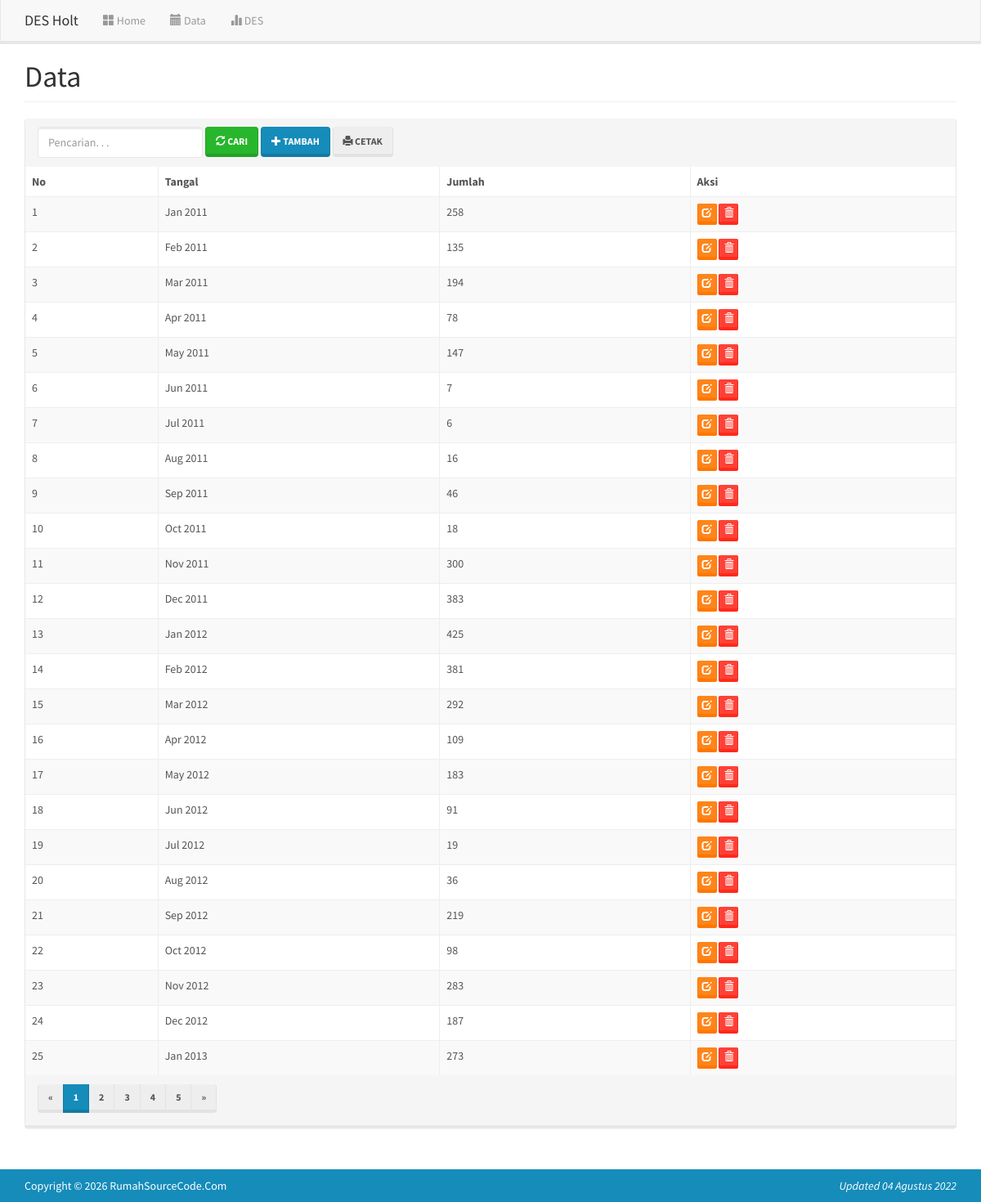
Page /?m=data on the committed database.
### tables this page shows
CREATE TABLE `tb_data` (
  `id_data` int(11) NOT NULL AUTO_INCREMENT,
  `tanggal` date DEFAULT NULL,
  `jumlah` int(11) DEFAULT NULL,
  PRIMARY KEY (`id_data`)
);

### functions.php (called while the page is built, shortened)
<?php
include 'config.php';
include 'includes/db.php';
$db = new DB($config['server'], $config['username'], $config['password'], $config['database_name']);
include 'includes/paging.php';
function _get($key, $val = null)
{
    if (isset($_GET[$key]))
        return $_GET[$key];
    else
        return $val;
}
$mod = _get('m');

### config.php (called while the page is built)
<?php
$config["server"] = 'localhost';
$config["username"] = 'root';
$config["password"] = '';
$config["database_name"] = 'des_holt';

### includes/db.php (called while the page is built, shortened)
<?php
class DB{
    var $conn = null;
    public function __construct($host, $username, $passwd, $dbname){
        $this->conn = mysqli_connect($host, $username, $passwd, $dbname);
    }
    public function query($sql){
        $query = mysqli_query($this->conn, $sql) or die('<pre>Error mysqli_query: ' . mysqli_error($this->conn) . '<br />' . $sql . '</pre>');
        return $query;
    }
    public function get_results($sql){
        $query = $this->query($sql);
        $arr = array();
        while($row = mysqli_fetch_object($query)){
            $arr[] = $row;
        }
        return $arr;
    }
    public function get_var($sql){
        $query = $this->query($sql);
        $row = mysqli_fetch_row($query);
        return $row[0];
    }
}

### data.php (the view, shortened to what this page needs)
<div class="page-header">
    <h1>Data</h1>
</div>
<div class="panel panel-default">
    <div class="panel-heading">
        <form class="form-inline">
            <div class="form-group">
                <input class="form-control" type="text" placeholder="Pencarian. . ." name="q" value="<?= _get('q') ?>" />
            </div>
            <div class="form-group">
                <button class="btn btn-success"><span class="glyphicon glyphicon-refresh"></span> Cari</button>
            </div>
            <div class="form-group">
                <a class="btn btn-primary" href="?m=data_tambah"><span class="glyphicon glyphicon-plus"></span> Tambah</a>
            </div>
            <div class="form-group ">
                <a class="btn btn-default" href="cetak.php?m=data" target="_blank"><span class="glyphicon glyphicon-print"></span> Cetak</a>
            </div>
        </form>
    </div>
    <div class="table-responsive">
        <table class="table table-bordered table-hover table-striped">
            <thead>
                <tr class="nw">
                    <th>No</th>
                    <th>Tangal</th>
                    <th>Jumlah</th>
                    <th>Aksi</th>
                </tr>
            </thead>
            <?php
            $q = esc_field(_get('q'));
            $pg = new Paging();
            $limit = 25;
            $offset = $pg->get_offset($limit, _get('page'));
            $from = " FROM tb_data";
            $where = " WHERE (tanggal LIKE '%$q%')";
            $rows = $db->get_results("SELECT * $from $where ORDER BY id_data LIMIT $offset, $limit");
            $no = $offset;
            $jumrec = $db->get_var("SELECT COUNT(*) $from $where");
            foreach ($rows as $row) : ?>
                <tr>
                    <td><?= ++$no ?></td>
                    <td><?= date('M Y', strtotime($row->tanggal)) ?></td>
                    <td><?= number_format($row->jumlah) ?></td>
                    <td>
                        <a class="btn btn-xs btn-warning" href="?m=data_ubah&ID=<?= $row->id_data ?>"><span class="glyphicon glyphicon-edit"></span></a>
                        <a class="btn btn-xs btn-danger" href="aksi.php?act=data_hapus&ID=<?= $row->id_data ?>" onclick="return confirm('Hapus data?')"><span class="glyphicon glyphicon-trash"></span></a>
                    </td>
                </tr>
            <?php endforeach; ?>
        </table>
    </div>
    <div class="panel-footer">
        <ul class="pagination"><?= $pg->show("m=data&q=$q&page=", $jumrec, $limit, _get('page')) ?></ul>
    </div>
</div>

### index.php (shortened to what this page needs)
<?php
include 'functions.php';
?>
<!DOCTYPE html>
<html lang="en">
<head>
	<link href="assets/css/lumen-bootstrap.min.css" rel="stylesheet" />
	<link href="assets/css/general.css" rel="stylesheet" />
</head>
<body>
	<nav class="navbar navbar-default navbar-static-top">
		<div class="container">
			<div class="navbar-header">
				<a class="navbar-brand" href="?">DES Holt</a>
			</div>
			<div id="navbar" class="navbar-collapse collapse">
				<ul class="nav navbar-nav">
					<li><a href="?m=home"><span class="glyphicon glyphicon-th-large"></span> Home</a></li>
					<li><a href="?m=data"><span class="glyphicon glyphicon-calendar"></span> Data</a></li>
					<li><a href="?m=des"><span class="glyphicon glyphicon-stats"></span> DES</a></li>
				</ul>
			</div>
		</div>
	</nav>
	<div class="container">
		<?php
		if (file_exists($mod . '.php'))
			include $mod . '.php';
		else
			include 'home.php';
		?>
	</div>
	<footer class="footer bg-primary">
		<div class="container">
			<p>Copyright &copy; <?= date('Y') ?> RumahSourceCode.Com <em class="pull-right">Updated 04 Agustus 2022</em></p>
		</div>
	</footer>
</body>
</html>

### includes/paging.php (shortened to what this page needs)
<?php
class Paging
{
	function get_offset($limit = 1, $page = 1)
	{
		if (empty($page) || $page < 1) {
			$offset = 0;
		} else {
			$offset = ($page - 1) * $limit;
		}
		return $offset;
	}
	function get_total_page($jumrec = 1, $limit = 1)
	{
		$total_page = ceil($jumrec / $limit);
		return $total_page;
	}
	function get_link($attribut = "", $jumrec = 1, $limit = 1, $page = 1)
	{
		$total_page = $this->get_total_page($jumrec, $limit);
		if ($page < 1) {
			$page = 1;
		}
		$page_link = "<li><a href='index.php?" . $attribut . "1' title='Awal'>&laquo;</a></li>";
		for ($i = 1; $i <= $total_page; $i++) {
			if ($i == $page) {
				$page_link .= "<li class='active'><a href='index.php?" . $attribut . "$i' title='Halaman $i'>$i</a></li>";
			} else {
				$page_link .= "<li><a href='index.php?" . $attribut . "$i' title='Halaman $i'>$i</a></li>";
			}
		}
		$page_link .= "<li><a href='index.php?" . $attribut . $total_page . "' title='Akhir' class='paging_next'>&raquo;</a></li>";
		return $page_link;
	}
	function show($attribut = "", $jumrec = 1, $limit = 1, $page = 1)
	{
		$total_page = $this->get_total_page($jumrec, $limit);
		return "<ul class='pagination'>" . $this->get_link($attribut, $jumrec, $limit, $page) . "</ul>";
	}
}

### assets/css/general.css (style rules this page uses)
html { position: relative; min-height: 100%; }
body { margin-bottom: 70px; }
.footer { position: absolute; bottom: 0; width: 100%; height: 40px; }
.footer .container p { margin: 10px 0; }
.nw { white-space: nowrap; }
.panel-footer .pagination { margin: 0; }
.page-header { margin-top: 0; padding-bottom: 0; }
.page-header h1 { margin-top: 0; }

### rows in the picture
tb_data: tanggal "Jan 2011", jumlah "258"
tb_data: tanggal "Feb 2011", jumlah "135"
tb_data: tanggal "Mar 2011", jumlah "194"
tb_data: tanggal "Apr 2011", jumlah "78"
tb_data: tanggal "May 2011", jumlah "147"
tb_data: tanggal "Jun 2011", jumlah "7"
tb_data: tanggal "Jul 2011", jumlah "6"
tb_data: tanggal "Aug 2011", jumlah "16"
tb_data: tanggal "Sep 2011", jumlah "46"
tb_data: tanggal "Oct 2011", jumlah "18"
tb_data: tanggal "Nov 2011", jumlah "300"
tb_data: tanggal "Dec 2011", jumlah "383"
tb_data: tanggal "Jan 2012", jumlah "425"
tb_data: tanggal "Feb 2012", jumlah "381"
tb_data: tanggal "Mar 2012", jumlah "292"
tb_data: tanggal "Apr 2012", jumlah "109"
tb_data: tanggal "May 2012", jumlah "183"
tb_data: tanggal "Jun 2012", jumlah "91"
tb_data: tanggal "Jul 2012", jumlah "19"
tb_data: tanggal "Aug 2012", jumlah "36"
tb_data: tanggal "Sep 2012", jumlah "219"
tb_data: tanggal "Oct 2012", jumlah "98"
tb_data: tanggal "Nov 2012", jumlah "283"
tb_data: tanggal "Dec 2012", jumlah "187"
tb_data: tanggal "Jan 2013", jumlah "273"
